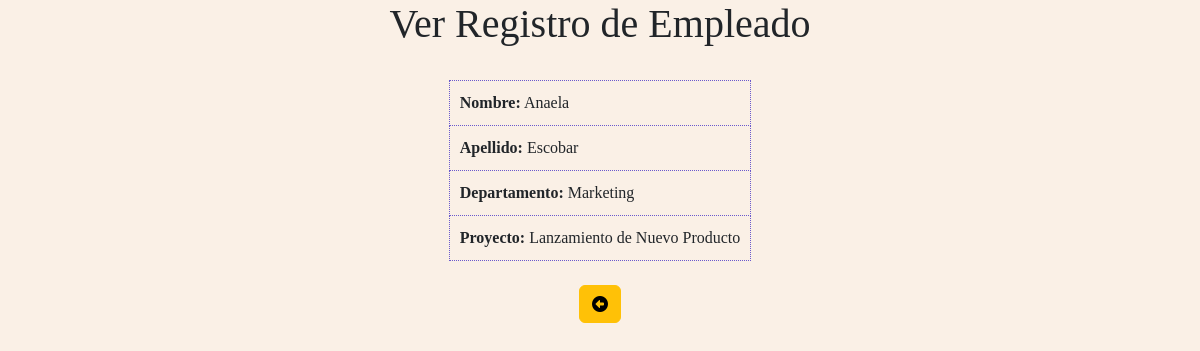
Screenshot of /ver_empleado/5 with the database file from the repository.
### empleados/models.py (models this page shows, shortened)
class Empleado(models.Model):
    SEXO = [
        ("M", "Masculino"),
        ("F", "Femenino"),
    ]
    nombre = models.CharField(max_length=50)
    apellido = models.CharField(max_length=50)
    sexo = models.CharField(max_length=1, choices=SEXO, null=True)
    email = models.CharField(max_length=50)
    direccion = models.CharField(max_length=100)
    sueldo = models.IntegerField(null=True)
    departamento = models.ForeignKey(Departamento, on_delete=models.SET_NULL, null=True)
    proyecto = models.ForeignKey(Proyecto, on_delete=models.SET_NULL, null=True)

class Departamento(models.Model):
    codigo = models.CharField(max_length=10)
    nombre = models.CharField(max_length=50)
    jefe = models.CharField(max_length=50)
    def __str__(self):
        return f'{self.nombre}'

class Proyecto(models.Model):
    codigo = models.CharField(max_length=10)
    nombre = models.CharField(max_length=200)
    fecha_inicio = models.DateField(null=True)
    fecha_fin = models.DateField(null=True)
    cliente = models.CharField(max_length=50)
    def __str__(self):
        return f'{self.nombre}'

### empleados/views.py (the view)
# urls.py: path('ver_empleado/<int:idEmpleado>', ver_empleado),
def ver_empleado(request, idEmpleado):
    pagina = loader.get_template('ver_empleado.html')
    empleado = get_object_or_404(Empleado, pk=idEmpleado)
    mensaje = {'empleado': empleado}
    return HttpResponse(pagina.render(mensaje, request))

### empleados/templates/ver_empleado.html (shortened to what this page needs)
<!DOCTYPE html>
<html lang="en">
<head>
    {% load static %}
    <link href="https://cdn.jsdelivr.net/npm/bootstrap@5.3.0/dist/css/bootstrap.min.css" rel="stylesheet">
    <link href="{% static 'fontawesomefree/css/fontawesome.css' %}" rel="stylesheet" type="text/css">
    <link href="{% static 'fontawesomefree/css/brands.css' %}" rel="stylesheet" type="text/css">
    <link href="{% static 'fontawesomefree/css/solid.css' %}" rel="stylesheet" type="text/css">
</head>
<body>
    <div class="panel panel-primary" align="center">
        <h1>Ver Registro de Empleado</h1>
    </div>
    <br>
    <div class="table-responsive">
        <table align="center">
            <tr>
                <td><strong>Nombre:</strong> {{empleado.nombre}}</td>
            </tr>
            <tr>
                <td><strong>Apellido:</strong> {{empleado.apellido}}</td>
            </tr>
            <tr>
                <td><strong>Departamento:</strong> {{empleado.departamento}}</td>
            </tr>
                <td><strong>Proyecto:</strong> {{empleado.proyecto}}</td>
        </table>
    </div>
    <br>
    <div align="center">
        <a class="btn btn-warning" href="{%url 'inicio'%}"><i class="fa-solid fa-circle-left"></i></a>
    </div>
</body>
</html>

### empleados/templates/ver_empleado.html (style rules this page uses)
body { background-color:Linen; }
h1 { font-family:Footlight MT Light }
th, td { border:1px solid black; border-radius:10px; padding: 10px; border-style:dotted; font-family:Footlight MT Light; border-color: #6a5acd }

### rows the page displays
Empleado: nombre "Anaela", apellido "Escobar", departamento "Marketing", proyecto "Lanzamiento de Nuevo Producto"
